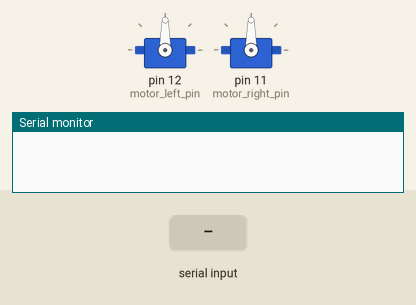
Recording of a program running on a simulated Arduino Nano, built with avr-gcc and run on an emulated ATmega328P. Parts: 2 × servo, the last lines printed to the serial monitor. The inputs (shaded band) are chosen by the test bench.

Above: at 1.2 s.
1.3 s: "w" received over Serial
At 2.0 s:
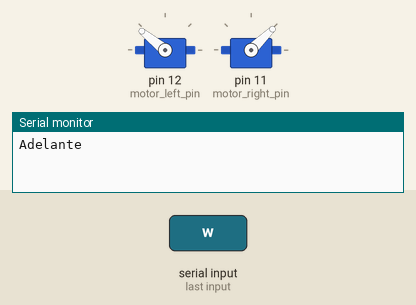
2.8 s: "s" received over Serial
At 3.2 s:
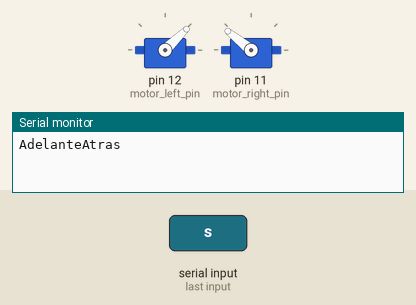
Timing chart, 0 to 5.8 s (numbered marks = the images above; inputs shaded):
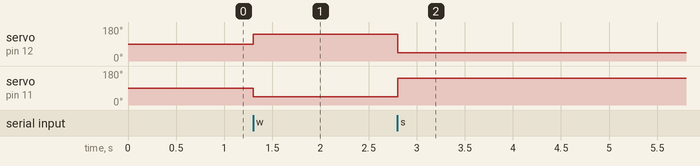

Measured:
- after the input at 1.3 s, servo on pin 12 (motor_left_pin): 90° → 141° at once; servo on pin 11 (motor_right_pin): 90° → 44° at once
- after the input at 2.8 s, servo on pin 12 (motor_left_pin): 141° → 44° at once; servo on pin 11 (motor_right_pin): 44° → 141° at once

The program:

main.cpp
```cpp
#include <Arduino.h>
#include <Servo.h>


const int motor_left_pin = 12;
const int motor_right_pin = 11;

Servo motor_left;
Servo motor_right;

void setup() {
  motor_left.attach(motor_left_pin);
  motor_right.attach(motor_right_pin);

  pinMode(motor_left_pin, OUTPUT);
  pinMode(motor_right_pin, OUTPUT);
  Serial.begin(9600);
}

void leftMotorControl(int value) {
  motor_left.write(map(value, -100, 100, 1000, 2000));
}

void rightMotorControl(int value) {
  motor_right.write(map(value, -100, 100, 1000, 2000));
}


void adelante() {
  Serial.print("Adelante");
  leftMotorControl(100);
  rightMotorControl(-100);
}

void atras() {
  Serial.println("Atras");
  leftMotorControl(-100);
  rightMotorControl(100);
}

void izquierda() {
  Serial.println("Izquierda");
  leftMotorControl(-100);
  rightMotorControl(100);
}

void derecha() {
  Serial.println("Derecha");
  leftMotorControl(100);
  rightMotorControl(-100);
}

void detener() {
  leftMotorControl(0);
  rightMotorControl(0);
}

void loop() {

  if (Serial.available() > 0) {
    char receivedChar = Serial.read();
    switch (receivedChar) {
      case 'w':
        adelante();
        break;
      case 's':
        atras();
        break;
      case 'a':
        izquierda();
        break;
      case 'd':
        derecha();
        break;
      case 'x':
        detener();
        break;
    }
  }
}
```
